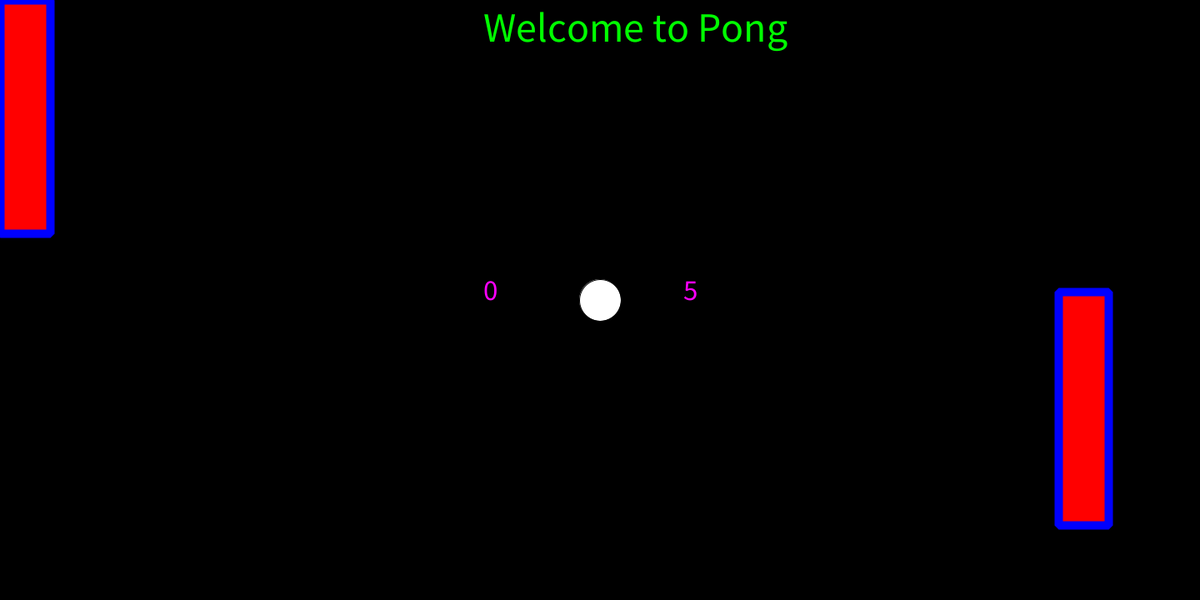
Frame 1 (no input)
Frame 60 (the mouse pressed at the canvas centre just before this capture): identical to frame 1, image omitted
Frame 120 (the mouse held since frame 60 and released just before this capture): identical to frame 1, image omitted

The Processing sketch that drew this single still picture (run headless with seeded random() and noise(); from frame 60 on, the mouse is pressed at the canvas centre):

// Processing sketch: test5
// ── test5.pde
void setup() //runs once
{
    size(1440,720); //sets full screen due to my screen resolution
    background (0); 
    fill(255,255,255);
    ellipse(720,360,50,50);
    fill(0,255,0);
    textSize(50);
    text("Welcome to Pong ",580,50);
    fill(255,0,0);
    stroke(0,0,255);
    strokeWeight(10);
    strokeJoin(BEVEL);
    strokeCap(SQUARE);
    rect(0,0,60,280);
    rect(1270,350,60,280);
    fill(255,0,255);
    textSize(35);
    text(0,580,360);
    textSize(35);
    text(5,820,360);
    
    
    

}

void draw() //runs forever
{
     
     
}
